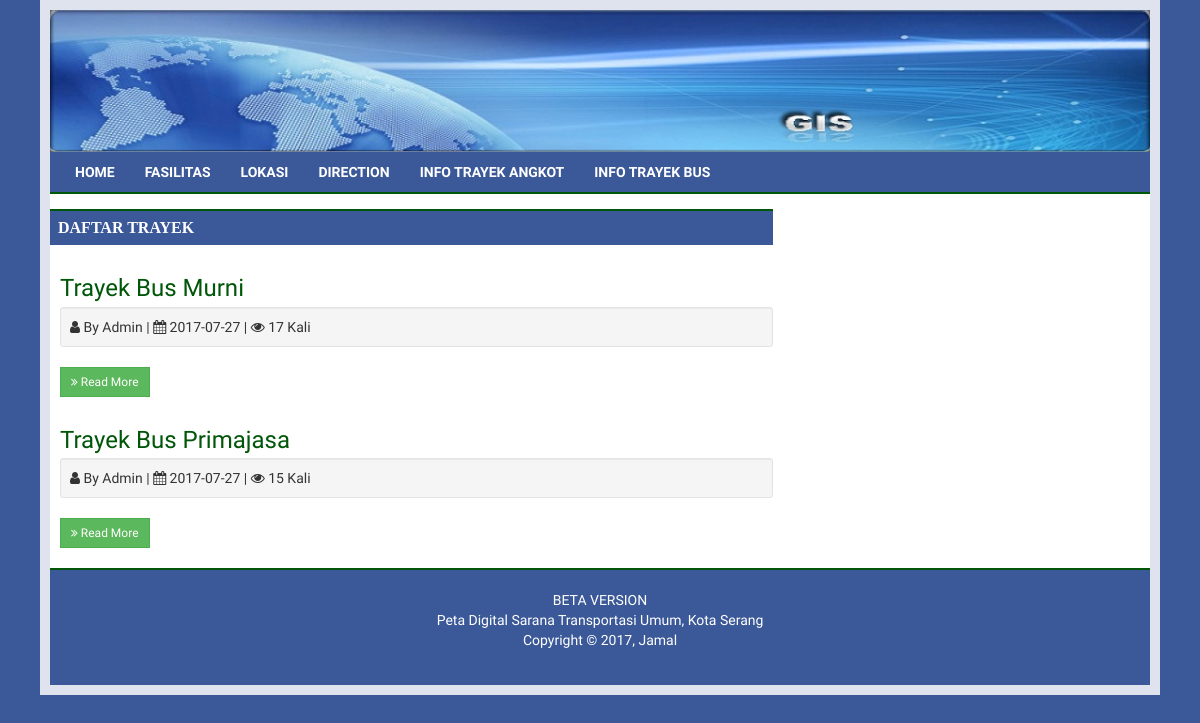
Screenshot of /index.php/web/trayekbus with the database file from the repository.
### tables this page shows
CREATE TABLE `trayekbus` (
  `id_trayek` int(11) NOT NULL,
  `judul` varchar(150) NOT NULL,
  `isi_trayek` text NOT NULL,
  `gambar` varchar(100) NOT NULL,
  `tanggal` date NOT NULL,
  `penulis` varchar(45) NOT NULL,
  `dibaca` varchar(50) NOT NULL
);

### application/libraries/Template.php (called while the page is built)
<?php if ( ! defined('BASEPATH')) exit('No direct script access allowed');
class Template {
		var $template_data = array();
		function set($name, $value)
		{
			$this->template_data[$name] = $value;
		}
		function load($template = '', $view = '' , $view_data = array(), $return = FALSE)
		{
			$this->CI =& get_instance();
			$this->set('contents', $this->CI->load->view($view, $view_data, TRUE));
			return $this->CI->load->view($template, $this->template_data, $return);
		}
}

### application/controllers/Web.php (called while the page is built, shortened)
<?php
class Web extends CI_Controller {
		public function trayekbus ()
	{
		$data['bp'] = $this->db->query("SELECT * FROM trayekbus GROUP BY dibaca DESC LIMIT 5");
		$data['bt'] = $this->db->query("SELECT * FROM trayekbus GROUP BY id_trayek DESC LIMIT 5");
		$data['ab'] = $this->db->query("SELECT * FROM trayekbus GROUP BY id_trayek DESC");
		$this->template->load('front-end/_template','front-end/_trayekbus',$data);
	}
}

### index.php (called while the page is built, shortened)
<?php
require_once BASEPATH.'core/CodeIgniter.php';

### application/views/front-end/_template.php (the view, shortened to what this page needs)
<!DOCTYPE html>
<html lang="en">
  <head>
    <link rel="stylesheet" href="<?=base_url().'assets/' ?>bootstrap/css/bootstrap.css">
    <link rel="stylesheet" href="https://cdnjs.cloudflare.com/ajax/libs/font-awesome/4.5.0/css/font-awesome.min.css">
    <link rel="stylesheet" href="https://cdnjs.cloudflare.com/ajax/libs/ionicons/2.0.1/css/ionicons.min.css">
    <link rel="stylesheet" href="<?=base_url().'assets/' ?>plugins/datatables/dataTables.bootstrap.css">
    <link rel="stylesheet" href="<?=base_url().'assets/' ?>dist/css/costum.css">
  </head>
  <body onload="peta_awal()">
  <body>
    <div class="container bg_content">
      <div class="container">
        <div class="col-sm-12 header">
          <img src="<?=base_url().'uploads/' ?>imgheader.png" class="img-responsive">
        </div>
        <div class="col-sm-12 header-menu">
          <ul class="nav navbar-nav">
            <li><a href="<?=base_url().'web' ?>"> Home</a></li>
			<li><a href="<?=base_url().'web/fasilitas' ?>">Fasilitas</a></li>
            <li><a href="<?=base_url().'web/lokasi' ?>">Lokasi</a></li>
            <li><a href="<?=base_url().'web/direction'?>">Direction</a></li>
			<li><a href="<?=base_url().'web/trayekangkot' ?>"> Info Trayek ANgkot</a></li>
			<li><a href="<?=base_url().'web/trayekbus' ?>"> Info Trayek BUS</a></li>
			</ul>
        </div>
        <?php echo $contents ?>
        <div class="col-sm-12 bottom-footer">
          BETA VERSION<br>
          Peta Digital Sarana Transportasi Umum, Kota Serang<br>
          Copyright © 2017, Jamal
        </div>
      </div>
    </div>
  </body>
</html>

### application/views/front-end/_trayekbus.php (shortened to what this page needs)
<div class="col-sm-8 content">
  <div class="panel">
    <div class="panel-heading">
      <h3 class="panel-title">Daftar Trayek</h3>
    </div>
    <?php foreach($ab->result() as $r){ ?>
    <div class="panel-body" style="margin-top:10px;">
      <div class="media">
          <div class="media-left media-top">
          </div>
          <div class="media-body">
            <h3 class="media-heading"><a href="<?=base_url().'web/trayekbus_detail/'.$r->id_trayek ?>"><?=$r->judul ?></a> </h3>
            <div class="well well-sm">
              <i class="fa fa-user"></i> By <?=$r->penulis ?> |
              <i class="fa fa-calendar"></i> <?=$r->tanggal ?> |
              <i class="fa fa-eye"></i> <?=$r->dibaca ?> Kali
            </div>
            <?=substr($r->isi_trayek, 0,10)."..." ?><p>
          <a href="<?=base_url().'web/trayekbus_detail/'.$r->id_trayek ?>" class="btn btn-success btn-sm btn-flat" style="float:left;"><i class="fa fa-angle-double-right"></i> Read More</a>
          </div>
        </div>
      </div>
    <?php } ?>
  </div>
</div>

### rows the page displays
trayekbus: judul "Trayek Bus Murni", penulis "Admin", tanggal "2017-07-27", dibaca "17"
trayekbus: judul "Trayek Bus Primajasa", penulis "Admin", tanggal "2017-07-27", dibaca "15"
